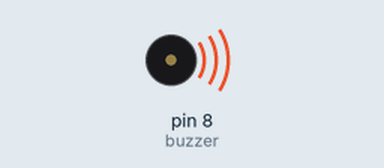
The sketch below on a simulated Arduino Uno, built with avr-gcc and run on an emulated ATmega328P. On the bench: buzzer (waves = sounding).

Above: at 0.1 s.
Timing chart, 0 to 40.0 s (numbered marks = the images above):
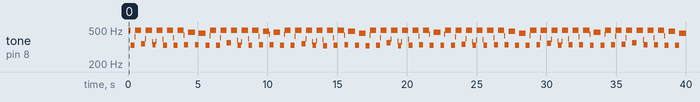

The sketch:

05-passiveBuzzer.ino
```cpp
int buzzer = 8;

void setup() {
  // put your setup code here, to run once:
  pinMode(buzzer, OUTPUT);
}

void loop() {
  // put your main code here, to run repeatedly:
  unsigned char i,j; // define variable
  while (1) {
    for (i = 0; i < 80; i++) { // output a frequency sound
      digitalWrite(buzzer, HIGH); // sound
      delay(1); // 1ms
      digitalWrite(buzzer, LOW);
      delay(1);
    }
    for (i = 0; i < 100; i++) { // output a frequency sound
      digitalWrite(buzzer, HIGH);
      delay(1);
      digitalWrite(buzzer, LOW);
      delay(2);
    }

    for (i = 0; i < 150; i++) { // output a frequency sound
      digitalWrite(buzzer, HIGH);
      delay(1);
      digitalWrite(buzzer, LOW);
      delay(1);
    }
  }
}
```

Measured:
- by itself, tone on pin 8 (buzzer): plays 496 Hz for 0.16 s, 332 Hz for 0.28 s, 418 Hz for 0.04 s, 496 Hz for 0.44 s, 344 Hz for 0.28 s, 395 Hz for 0.04 s … (157 notes in this stretch)
